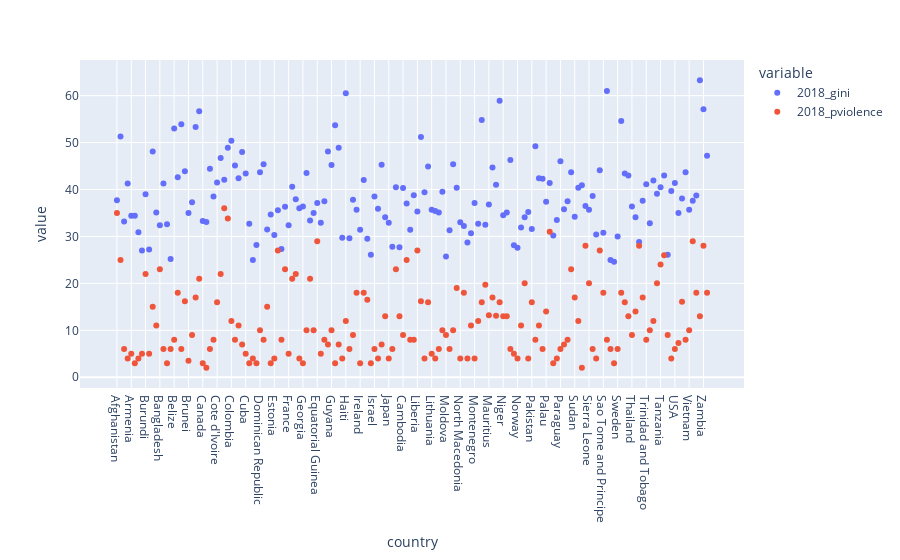

Write notebook code for a chart like this one.
### Code cell
fig = px.scatter(new_df ,x = 'country', y=['2018_gini','2018_pviolence'])
fig.show()

### Figure 1 — Plotly figure (JSON) as saved in the notebook; plotly's stock layout.template omitted (floating-point values rounded to 4 significant figures; data arrays with more than 128 entries replaced by an {"elided": "..."} marker saying what was removed)
{"data": [{"hovertemplate": "variable=2018_gini<br>country=%{x}<br>value=%{y}<extra></extra>", "legendgroup": "2018_gini", "marker": {"color": "#636efa", "symbol": "circle"}, "mode": "markers", "name": "2018_gini", "orientation": "v", "showlegend": true, "type": "scatter", "x": {"elided": "166 str values"}, "xaxis": "x", "y": {"elided": "166 float values"}, "yaxis": "y"}, {"hovertemplate": "variable=2018_pviolence<br>country=%{x}<br>value=%{y}<extra></extra>", "legendgroup": "2018_pviolence", "marker": {"color": "#EF553B", "symbol": "circle"}, "mode": "markers", "name": "2018_pviolence", "orientation": "v", "showlegend": true, "type": "scatter", "x": {"elided": "166 str values"}, "xaxis": "x", "y": {"elided": "166 float values"}, "yaxis": "y"}], "layout": {"legend": {"title": {"text": "variable"}, "tracegroupgap": 0}, "margin": {"t": 60}, "xaxis": {"anchor": "y", "domain": [0, 1], "title": {"text": "country"}}, "yaxis": {"anchor": "x", "domain": [0, 1], "title": {"text": "value"}}}}
